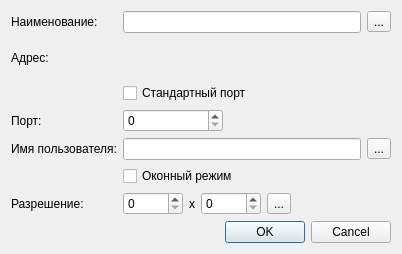
<?xml version="1.0" encoding="UTF-8"?>
<ui version="4.0">
 <class>MstscItemDialog</class>
 <widget class="QDialog" name="MstscItemDialog">
  <property name="geometry">
   <rect>
    <x>0</x>
    <y>0</y>
    <width>402</width>
    <height>254</height>
   </rect>
  </property>
  <property name="windowTitle">
   <string>MstscItemDialog</string>
  </property>
  <layout class="QGridLayout" name="gridLayout_2">
   <item row="0" column="0">
    <layout class="QGridLayout" name="gridLayout">
     <item row="4" column="0">
      <widget class="QLabel" name="label_3">
       <property name="text">
        <string>Порт:</string>
       </property>
      </widget>
     </item>
     <item row="5" column="0">
      <widget class="QLabel" name="label_4">
       <property name="text">
        <string>Имя пользователя:</string>
       </property>
      </widget>
     </item>
     <item row="7" column="2">
      <widget class="QCheckBox" name="chkWindowMode">
       <property name="text">
        <string>Оконный режим</string>
       </property>
      </widget>
     </item>
     <item row="8" column="0">
      <widget class="QLabel" name="label_7">
       <property name="text">
        <string>Разрешение:</string>
       </property>
      </widget>
     </item>
     <item row="1" column="0">
      <widget class="QLabel" name="label">
       <property name="text">
        <string>Наименование:</string>
       </property>
      </widget>
     </item>
     <item row="3" column="2">
      <widget class="QCheckBox" name="chkDefaultPort">
       <property name="text">
        <string>Стандартный порт</string>
       </property>
      </widget>
     </item>
     <item row="5" column="3">
      <widget class="QToolButton" name="btnSelectUserName">
       <property name="toolTip">
        <string>Выбор пользователя</string>
       </property>
       <property name="text">
        <string>...</string>
       </property>
       <property name="icon">
        <iconset>
         <normaloff>:/img/activeUesers.png</normaloff>:/img/activeUesers.png</iconset>
       </property>
      </widget>
     </item>
     <item row="4" column="2">
      <widget class="QSpinBox" name="spinPort">
       <property name="maximumSize">
        <size>
         <width>100</width>
         <height>16777215</height>
        </size>
       </property>
       <property name="maximum">
        <number>9999</number>
       </property>
      </widget>
     </item>
     <item row="8" column="2">
      <layout class="QHBoxLayout" name="horizontalLayout">
       <item>
        <widget class="QSpinBox" name="spinX">
         <property name="minimumSize">
          <size>
           <width>60</width>
           <height>0</height>
          </size>
         </property>
         <property name="maximum">
          <number>9999</number>
         </property>
        </widget>
       </item>
       <item>
        <widget class="QLabel" name="label_6">
         <property name="text">
          <string>x</string>
         </property>
        </widget>
       </item>
       <item>
        <widget class="QSpinBox" name="spinY">
         <property name="minimumSize">
          <size>
           <width>60</width>
           <height>0</height>
          </size>
         </property>
         <property name="maximum">
          <number>9999</number>
         </property>
        </widget>
       </item>
       <item>
        <widget class="QToolButton" name="btnSelectScreenSize">
         <property name="text">
          <string>...</string>
         </property>
         <property name="checkable">
          <bool>true</bool>
         </property>
         <property name="autoRepeat">
          <bool>false</bool>
         </property>
         <property name="autoExclusive">
          <bool>false</bool>
         </property>
         <property name="popupMode">
          <enum>QToolButton::InstantPopup</enum>
         </property>
         <property name="toolButtonStyle">
          <enum>Qt::ToolButtonFollowStyle</enum>
         </property>
         <property name="autoRaise">
          <bool>false</bool>
         </property>
         <property name="arrowType">
          <enum>Qt::NoArrow</enum>
         </property>
        </widget>
       </item>
       <item>
        <spacer name="horizontalSpacer">
         <property name="orientation">
          <enum>Qt::Horizontal</enum>
         </property>
         <property name="sizeHint" stdset="0">
          <size>
           <width>40</width>
           <height>20</height>
          </size>
         </property>
        </spacer>
       </item>
      </layout>
     </item>
     <item row="5" column="2">
      <widget class="QLineEdit" name="txtUserName"/>
     </item>
     <item row="1" column="2">
      <widget class="QLineEdit" name="txtName"/>
     </item>
     <item row="2" column="0">
      <widget class="QLabel" name="label_2">
       <property name="text">
        <string>Адрес:</string>
       </property>
      </widget>
     </item>
     <item row="1" column="3">
      <widget class="QToolButton" name="btnSelectHost">
       <property name="toolTip">
        <string>Выбор хоста</string>
       </property>
       <property name="text">
        <string>...</string>
       </property>
       <property name="icon">
        <iconset resource="../profiles_manager.qrc">
         <normaloff>:/res/img/desktop.svg</normaloff>:/res/img/desktop.svg</iconset>
       </property>
      </widget>
     </item>
    </layout>
   </item>
   <item row="1" column="0">
    <widget class="QDialogButtonBox" name="buttonBox">
     <property name="standardButtons">
      <set>QDialogButtonBox::Cancel|QDialogButtonBox::Ok</set>
     </property>
    </widget>
   </item>
  </layout>
 </widget>
 <resources>
  <include location="../profiles_manager.qrc"/>
 </resources>
 <connections/>
</ui>
